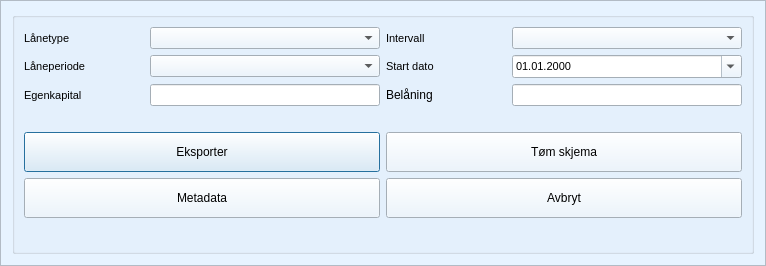
        <widget class="QFrame" name="frame_restructure">
         <property name="maximumSize">
          <size>
           <width>16777215</width>
           <height>16777215</height>
          </size>
         </property>
         <property name="palette">
          <palette>
           <active>
            <colorrole role="WindowText">
             <brush brushstyle="SolidPattern">
              <color alpha="255">
               <red>0</red>
               <green>0</green>
               <blue>0</blue>
              </color>
             </brush>
            </colorrole>
            <colorrole role="Button">
             <brush brushstyle="SolidPattern">
              <color alpha="255">
               <red>231</red>
               <green>243</green>
               <blue>255</blue>
              </color>
             </brush>
            </colorrole>
            <colorrole role="Light">
             <brush brushstyle="SolidPattern">
              <color alpha="255">
               <red>255</red>
               <green>255</green>
               <blue>255</blue>
              </color>
             </brush>
            </colorrole>
            <colorrole role="Midlight">
             <brush brushstyle="SolidPattern">
              <color alpha="255">
               <red>243</red>
               <green>249</green>
               <blue>255</blue>
              </color>
             </brush>
            </colorrole>
            <colorrole role="Dark">
             <brush brushstyle="SolidPattern">
              <color alpha="255">
               <red>115</red>
               <green>121</green>
               <blue>127</blue>
              </color>
             </brush>
            </colorrole>
            <colorrole role="Mid">
             <brush brushstyle="SolidPattern">
              <color alpha="255">
               <red>154</red>
               <green>162</green>
               <blue>170</blue>
              </color>
             </brush>
            </colorrole>
            <colorrole role="Text">
             <brush brushstyle="SolidPattern">
              <color alpha="255">
               <red>0</red>
               <green>0</green>
               <blue>0</blue>
              </color>
             </brush>
            </colorrole>
            <colorrole role="BrightText">
             <brush brushstyle="SolidPattern">
              <color alpha="255">
               <red>255</red>
               <green>255</green>
               <blue>255</blue>
              </color>
             </brush>
            </colorrole>
            <colorrole role="ButtonText">
             <brush brushstyle="SolidPattern">
              <color alpha="255">
               <red>0</red>
               <green>0</green>
               <blue>0</blue>
              </color>
             </brush>
            </colorrole>
            <colorrole role="Base">
             <brush brushstyle="SolidPattern">
              <color alpha="255">
               <red>255</red>
               <green>255</green>
               <blue>255</blue>
              </color>
             </brush>
            </colorrole>
            <colorrole role="Window">
             <brush brushstyle="SolidPattern">
              <color alpha="255">
               <red>231</red>
               <green>243</green>
               <blue>255</blue>
              </color>
             </brush>
            </colorrole>
            <colorrole role="Shadow">
             <brush brushstyle="SolidPattern">
              <color alpha="255">
               <red>0</red>
               <green>0</green>
               <blue>0</blue>
              </color>
             </brush>
            </colorrole>
            <colorrole role="AlternateBase">
             <brush brushstyle="SolidPattern">
              <color alpha="255">
               <red>243</red>
               <green>249</green>
               <blue>255</blue>
              </color>
             </brush>
            </colorrole>
            <colorrole role="ToolTipBase">
             <brush brushstyle="SolidPattern">
              <color alpha="255">
               <red>255</red>
               <green>255</green>
               <blue>220</blue>
              </color>
             </brush>
            </colorrole>
            <colorrole role="ToolTipText">
             <brush brushstyle="SolidPattern">
              <color alpha="255">
               <red>0</red>
               <green>0</green>
               <blue>0</blue>
              </color>
             </brush>
            </colorrole>
           </active>
           <inactive>
            <colorrole role="WindowText">
             <brush brushstyle="SolidPattern">
              <color alpha="255">
               <red>0</red>
               <green>0</green>
               <blue>0</blue>
              </color>
             </brush>
            </colorrole>
            <colorrole role="Button">
             <brush brushstyle="SolidPattern">
              <color alpha="255">
               <red>231</red>
               <green>243</green>
               <blue>255</blue>
              </color>
             </brush>
            </colorrole>
            <colorrole role="Light">
             <brush brushstyle="SolidPattern">
              <color alpha="255">
               <red>255</red>
               <green>255</green>
               <blue>255</blue>
              </color>
             </brush>
            </colorrole>
            <colorrole role="Midlight">
             <brush brushstyle="SolidPattern">
              <color alpha="255">
               <red>243</red>
               <green>249</green>
               <blue>255</blue>
              </color>
             </brush>
            </colorrole>
            <colorrole role="Dark">
             <brush brushstyle="SolidPattern">
              <color alpha="255">
               <red>115</red>
               <green>121</green>
               <blue>127</blue>
              </color>
             </brush>
            </colorrole>
            <colorrole role="Mid">
             <brush brushstyle="SolidPattern">
              <color alpha="255">
               <red>154</red>
               <green>162</green>
               <blue>170</blue>
              </color>
             </brush>
            </colorrole>
            <colorrole role="Text">
             <brush brushstyle="SolidPattern">
              <color alpha="255">
               <red>0</red>
               <green>0</green>
               <blue>0</blue>
              </color>
             </brush>
            </colorrole>
            <colorrole role="BrightText">
             <brush brushstyle="SolidPattern">
              <color alpha="255">
               <red>255</red>
               <green>255</green>
               <blue>255</blue>
              </color>
             </brush>
            </colorrole>
            <colorrole role="ButtonText">
             <brush brushstyle="SolidPattern">
              <color alpha="255">
               <red>0</red>
               <green>0</green>
               <blue>0</blue>
              </color>
             </brush>
            </colorrole>
            <colorrole role="Base">
             <brush brushstyle="SolidPattern">
              <color alpha="255">
               <red>255</red>
               <green>255</green>
               <blue>255</blue>
              </color>
             </brush>
            </colorrole>
            <colorrole role="Window">
             <brush brushstyle="SolidPattern">
              <color alpha="255">
               <red>231</red>
               <green>243</green>
               <blue>255</blue>
              </color>
             </brush>
            </colorrole>
            <colorrole role="Shadow">
             <brush brushstyle="SolidPattern">
              <color alpha="255">
               <red>0</red>
               <green>0</green>
               <blue>0</blue>
              </color>
             </brush>
            </colorrole>
            <colorrole role="AlternateBase">
             <brush brushstyle="SolidPattern">
              <color alpha="255">
               <red>243</red>
               <green>249</green>
               <blue>255</blue>
              </color>
             </brush>
            </colorrole>
            <colorrole role="ToolTipBase">
             <brush brushstyle="SolidPattern">
              <color alpha="255">
               <red>255</red>
               <green>255</green>
               <blue>220</blue>
              </color>
             </brush>
            </colorrole>
            <colorrole role="ToolTipText">
             <brush brushstyle="SolidPattern">
              <color alpha="255">
               <red>0</red>
               <green>0</green>
               <blue>0</blue>
              </color>
             </brush>
            </colorrole>
           </inactive>
           <disabled>
            <colorrole role="WindowText">
             <brush brushstyle="SolidPattern">
              <color alpha="255">
               <red>115</red>
               <green>121</green>
               <blue>127</blue>
              </color>
             </brush>
            </colorrole>
            <colorrole role="Button">
             <brush brushstyle="SolidPattern">
              <color alpha="255">
               <red>231</red>
               <green>243</green>
               <blue>255</blue>
              </color>
             </brush>
            </colorrole>
            <colorrole role="Light">
             <brush brushstyle="SolidPattern">
              <color alpha="255">
               <red>255</red>
               <green>255</green>
               <blue>255</blue>
              </color>
             </brush>
            </colorrole>
            <colorrole role="Midlight">
             <brush brushstyle="SolidPattern">
              <color alpha="255">
               <red>243</red>
               <green>249</green>
               <blue>255</blue>
              </color>
             </brush>
            </colorrole>
            <colorrole role="Dark">
             <brush brushstyle="SolidPattern">
              <color alpha="255">
               <red>115</red>
               <green>121</green>
               <blue>127</blue>
              </color>
             </brush>
            </colorrole>
            <colorrole role="Mid">
             <brush brushstyle="SolidPattern">
              <color alpha="255">
               <red>154</red>
               <green>162</green>
               <blue>170</blue>
              </color>
             </brush>
            </colorrole>
            <colorrole role="Text">
             <brush brushstyle="SolidPattern">
              <color alpha="255">
               <red>115</red>
               <green>121</green>
               <blue>127</blue>
              </color>
             </brush>
            </colorrole>
            <colorrole role="BrightText">
             <brush brushstyle="SolidPattern">
              <color alpha="255">
               <red>255</red>
               <green>255</green>
               <blue>255</blue>
              </color>
             </brush>
            </colorrole>
            <colorrole role="ButtonText">
             <brush brushstyle="SolidPattern">
              <color alpha="255">
               <red>115</red>
               <green>121</green>
               <blue>127</blue>
              </color>
             </brush>
            </colorrole>
            <colorrole role="Base">
             <brush brushstyle="SolidPattern">
              <color alpha="255">
               <red>231</red>
               <green>243</green>
               <blue>255</blue>
              </color>
             </brush>
            </colorrole>
            <colorrole role="Window">
             <brush brushstyle="SolidPattern">
              <color alpha="255">
               <red>231</red>
               <green>243</green>
               <blue>255</blue>
              </color>
             </brush>
            </colorrole>
            <colorrole role="Shadow">
             <brush brushstyle="SolidPattern">
              <color alpha="255">
               <red>0</red>
               <green>0</green>
               <blue>0</blue>
              </color>
             </brush>
            </colorrole>
            <colorrole role="AlternateBase">
             <brush brushstyle="SolidPattern">
              <color alpha="255">
               <red>231</red>
               <green>243</green>
               <blue>255</blue>
              </color>
             </brush>
            </colorrole>
            <colorrole role="ToolTipBase">
             <brush brushstyle="SolidPattern">
              <color alpha="255">
               <red>255</red>
               <green>255</green>
               <blue>220</blue>
              </color>
             </brush>
            </colorrole>
            <colorrole role="ToolTipText">
             <brush brushstyle="SolidPattern">
              <color alpha="255">
               <red>0</red>
               <green>0</green>
               <blue>0</blue>
              </color>
             </brush>
            </colorrole>
           </disabled>
          </palette>
         </property>
         <property name="autoFillBackground">
          <bool>true</bool>
         </property>
         <property name="frameShape">
          <enum>QFrame::StyledPanel</enum>
         </property>
         <property name="frameShadow">
          <enum>QFrame::Raised</enum>
         </property>
         <layout class="QFormLayout" name="formLayout">
          <item row="0" column="0">
           <widget class="QGroupBox" name="group_box_lane_struktur">
            <property name="autoFillBackground">
             <bool>false</bool>
            </property>
            <property name="title">
             <string/>
            </property>
            <layout class="QGridLayout" name="gridLayout_12">
             <item row="1" column="3">
              <widget class="QDateEdit" name="date_edit_startdato">
               <property name="sizePolicy">
                <sizepolicy hsizetype="Expanding" vsizetype="Fixed">
                 <horstretch>0</horstretch>
                 <verstretch>0</verstretch>
                </sizepolicy>
               </property>
               <property name="font">
                <font>
                 <family>Segoe UI</family>
                 <pointsize>8</pointsize>
                </font>
               </property>
               <property name="alignment">
                <set>Qt::AlignLeading|Qt::AlignLeft|Qt::AlignVCenter</set>
               </property>
               <property name="dateTime">
                <datetime>
                 <hour>0</hour>
                 <minute>0</minute>
                 <second>0</second>
                 <year>2000</year>
                 <month>1</month>
                 <day>1</day>
                </datetime>
               </property>
               <property name="displayFormat">
                <string>dd.MM.yyyy</string>
               </property>
               <property name="calendarPopup">
                <bool>true</bool>
               </property>
               <property name="date">
                <date>
                 <year>2000</year>
                 <month>1</month>
                 <day>1</day>
                </date>
               </property>
              </widget>
             </item>
             <item row="0" column="0">
              <widget class="QLabel" name="label_lanetype">
               <property name="sizePolicy">
                <sizepolicy hsizetype="Preferred" vsizetype="Preferred">
                 <horstretch>0</horstretch>
                 <verstretch>0</verstretch>
                </sizepolicy>
               </property>
               <property name="minimumSize">
                <size>
                 <width>120</width>
                 <height>0</height>
                </size>
               </property>
               <property name="font">
                <font>
                 <family>Segoe UI</family>
                 <pointsize>8</pointsize>
                </font>
               </property>
               <property name="text">
                <string>Lånetype</string>
               </property>
               <property name="buddy">
                <cstring>combo_box_lanetype</cstring>
               </property>
              </widget>
             </item>
             <item row="2" column="0">
              <widget class="QLabel" name="label_egenkapital">
               <property name="minimumSize">
                <size>
                 <width>0</width>
                 <height>0</height>
                </size>
               </property>
               <property name="font">
                <font>
                 <family>Segoe UI</family>
                 <pointsize>8</pointsize>
                </font>
               </property>
               <property name="text">
                <string>Egenkapital </string>
               </property>
               <property name="buddy">
                <cstring>line_edit_egenkapital</cstring>
               </property>
              </widget>
             </item>
             <item row="1" column="0">
              <widget class="QLabel" name="label_laneperiod">
               <property name="minimumSize">
                <size>
                 <width>0</width>
                 <height>0</height>
                </size>
               </property>
               <property name="font">
                <font>
                 <family>Segoe UI</family>
                 <pointsize>8</pointsize>
                </font>
               </property>
               <property name="text">
                <string>Låneperiode</string>
               </property>
               <property name="buddy">
                <cstring>combo_box_laneperiode</cstring>
               </property>
              </widget>
             </item>
             <item row="6" column="0" colspan="4">
              <widget class="QFrame" name="frame_whitespace_1">
               <property name="frameShape">
                <enum>QFrame::NoFrame</enum>
               </property>
               <property name="frameShadow">
                <enum>QFrame::Raised</enum>
               </property>
               <layout class="QGridLayout" name="gridLayout_5"/>
              </widget>
             </item>
             <item row="2" column="1">
              <widget class="QLineEdit" name="line_edit_egenkapital">
               <property name="minimumSize">
                <size>
                 <width>0</width>
                 <height>0</height>
                </size>
               </property>
               <property name="font">
                <font>
                 <family>Segoe UI</family>
                 <pointsize>8</pointsize>
                </font>
               </property>
               <property name="alignment">
                <set>Qt::AlignLeading|Qt::AlignLeft|Qt::AlignVCenter</set>
               </property>
               <property name="clearButtonEnabled">
                <bool>true</bool>
               </property>
              </widget>
             </item>
             <item row="1" column="1">
              <widget class="QComboBox" name="combo_box_laneperiode">
               <property name="sizePolicy">
                <sizepolicy hsizetype="Expanding" vsizetype="Fixed">
                 <horstretch>0</horstretch>
                 <verstretch>0</verstretch>
                </sizepolicy>
               </property>
               <property name="font">
                <font>
                 <family>Segoe UI</family>
                 <pointsize>8</pointsize>
                </font>
               </property>
              </widget>
             </item>
             <item row="1" column="2">
              <widget class="QLabel" name="label_start_dato">
               <property name="font">
                <font>
                 <family>Segoe UI</family>
                 <pointsize>8</pointsize>
                </font>
               </property>
               <property name="text">
                <string>Start dato</string>
               </property>
               <property name="buddy">
                <cstring>date_edit_startdato</cstring>
               </property>
              </widget>
             </item>
             <item row="0" column="2">
              <widget class="QLabel" name="label_intervall">
               <property name="minimumSize">
                <size>
                 <width>120</width>
                 <height>0</height>
                </size>
               </property>
               <property name="font">
                <font>
                 <family>Segoe UI</family>
                 <pointsize>8</pointsize>
                </font>
               </property>
               <property name="text">
                <string>Intervall</string>
               </property>
               <property name="buddy">
                <cstring>combo_box_intervall</cstring>
               </property>
              </widget>
             </item>
             <item row="0" column="3">
              <widget class="QComboBox" name="combo_box_intervall">
               <property name="sizePolicy">
                <sizepolicy hsizetype="Expanding" vsizetype="Fixed">
                 <horstretch>0</horstretch>
                 <verstretch>0</verstretch>
                </sizepolicy>
               </property>
               <property name="minimumSize">
                <size>
                 <width>230</width>
                 <height>0</height>
                </size>
               </property>
               <property name="font">
                <font>
                 <family>Segoe UI</family>
                 <pointsize>8</pointsize>
                </font>
               </property>
              </widget>
             </item>
             <item row="0" column="1">
              <widget class="QComboBox" name="combo_box_lanetype">
               <property name="sizePolicy">
                <sizepolicy hsizetype="Expanding" vsizetype="Fixed">
                 <horstretch>0</horstretch>
                 <verstretch>0</verstretch>
                </sizepolicy>
               </property>
               <property name="minimumSize">
                <size>
                 <width>230</width>
                 <height>0</height>
                </size>
               </property>
               <property name="font">
                <font>
                 <family>Segoe UI</family>
                 <pointsize>8</pointsize>
                </font>
               </property>
              </widget>
             </item>
             <item row="4" column="2" colspan="2">
              <widget class="QPushButton" name="push_button_tom_skjema">
               <property name="sizePolicy">
                <sizepolicy hsizetype="Preferred" vsizetype="Preferred">
                 <horstretch>0</horstretch>
                 <verstretch>0</verstretch>
                </sizepolicy>
               </property>
               <property name="minimumSize">
                <size>
                 <width>0</width>
                 <height>40</height>
                </size>
               </property>
               <property name="maximumSize">
                <size>
                 <width>16777215</width>
                 <height>40</height>
                </size>
               </property>
               <property name="focusPolicy">
                <enum>Qt::TabFocus</enum>
               </property>
               <property name="text">
                <string>Tøm skjema</string>
               </property>
               <property name="icon">
                <iconset resource="../../images/img.qrc">
                 <normaloff>:/img/erase.svg</normaloff>:/img/erase.svg</iconset>
               </property>
              </widget>
             </item>
             <item row="2" column="2">
              <widget class="QLabel" name="label_belaning">
               <property name="text">
                <string>Belåning</string>
               </property>
              </widget>
             </item>
             <item row="4" column="0" colspan="2">
              <widget class="QPushButton" name="push_button_eksporter">
               <property name="sizePolicy">
                <sizepolicy hsizetype="Preferred" vsizetype="Preferred">
                 <horstretch>0</horstretch>
                 <verstretch>0</verstretch>
                </sizepolicy>
               </property>
               <property name="minimumSize">
                <size>
                 <width>0</width>
                 <height>40</height>
                </size>
               </property>
               <property name="maximumSize">
                <size>
                 <width>16777215</width>
                 <height>40</height>
                </size>
               </property>
               <property name="focusPolicy">
                <enum>Qt::TabFocus</enum>
               </property>
               <property name="text">
                <string>Eksporter</string>
               </property>
               <property name="icon">
                <iconset resource="../../images/img.qrc">
                 <normaloff>:/img/export.svg</normaloff>:/img/export.svg</iconset>
               </property>
               <property name="default">
                <bool>true</bool>
               </property>
              </widget>
             </item>
             <item row="2" column="3">
              <widget class="QLineEdit" name="line_edit_belaning">
               <property name="clearButtonEnabled">
                <bool>true</bool>
               </property>
              </widget>
             </item>
             <item row="5" column="0" colspan="2">
              <widget class="QPushButton" name="push_button_budget_meta_data">
               <property name="sizePolicy">
                <sizepolicy hsizetype="Preferred" vsizetype="Preferred">
                 <horstretch>0</horstretch>
                 <verstretch>0</verstretch>
                </sizepolicy>
               </property>
               <property name="minimumSize">
                <size>
                 <width>0</width>
                 <height>40</height>
                </size>
               </property>
               <property name="maximumSize">
                <size>
                 <width>16777215</width>
                 <height>40</height>
                </size>
               </property>
               <property name="focusPolicy">
                <enum>Qt::TabFocus</enum>
               </property>
               <property name="text">
                <string>Metadata</string>
               </property>
               <property name="icon">
                <iconset resource="../../images/img.qrc">
                 <normaloff>:/img/meta.svg</normaloff>:/img/meta.svg</iconset>
               </property>
              </widget>
             </item>
             <item row="5" column="2" colspan="2">
              <widget class="QPushButton" name="push_button_avbryt">
               <property name="sizePolicy">
                <sizepolicy hsizetype="Preferred" vsizetype="Preferred">
                 <horstretch>0</horstretch>
                 <verstretch>0</verstretch>
                </sizepolicy>
               </property>
               <property name="minimumSize">
                <size>
                 <width>0</width>
                 <height>40</height>
                </size>
               </property>
               <property name="maximumSize">
                <size>
                 <width>16777215</width>
                 <height>40</height>
                </size>
               </property>
               <property name="focusPolicy">
                <enum>Qt::TabFocus</enum>
               </property>
               <property name="text">
                <string>Avbryt</string>
               </property>
               <property name="icon">
                <iconset resource="../../images/img.qrc">
                 <normaloff>:/img/cancel.svg</normaloff>:/img/cancel.svg</iconset>
               </property>
              </widget>
             </item>
             <item row="3" column="0" colspan="4">
              <widget class="QLabel" name="label_whitespace">
               <property name="text">
                <string/>
               </property>
              </widget>
             </item>
            </layout>
           </widget>
          </item>
         </layout>
        </widget>
